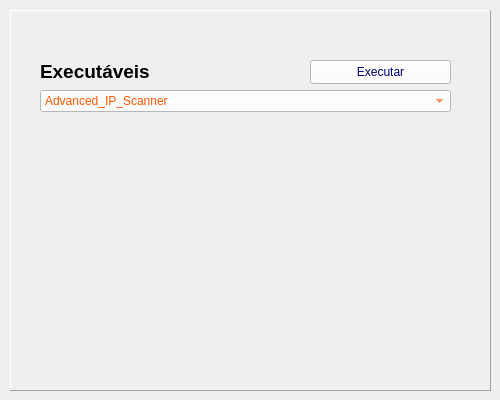
       <widget class="QWidget" name="pg_executaveis">
        <widget class="QFrame" name="frame_15">
         <property name="geometry">
          <rect>
           <x>10</x>
           <y>10</y>
           <width>481</width>
           <height>381</height>
          </rect>
         </property>
         <property name="frameShape">
          <enum>QFrame::Panel</enum>
         </property>
         <property name="frameShadow">
          <enum>QFrame::Raised</enum>
         </property>
         <widget class="QComboBox" name="comboBox_executaveis">
          <property name="geometry">
           <rect>
            <x>30</x>
            <y>80</y>
            <width>411</width>
            <height>22</height>
           </rect>
          </property>
          <property name="styleSheet">
           <string notr="true">background-color: rgb(255, 255, 255);
color: rgb(255, 85, 0);
font: 700 9pt &quot;Segoe UI&quot;;</string>
          </property>
          <item>
           <property name="text">
            <string>Advanced_IP_Scanner</string>
           </property>
          </item>
          <item>
           <property name="text">
            <string>AnyDesk</string>
           </property>
           <property name="icon">
            <iconset resource="icons_.qrc">
             <normaloff>:/icons/image/icons8-anydesk-32.png</normaloff>:/icons/image/icons8-anydesk-32.png</iconset>
           </property>
          </item>
          <item>
           <property name="text">
            <string>Ativador Mágico</string>
           </property>
          </item>
          <item>
           <property name="text">
            <string>CrystalDiskInfo</string>
           </property>
          </item>
          <item>
           <property name="text">
            <string>Drives de Rede 3DP</string>
           </property>
          </item>
          <item>
           <property name="text">
            <string>Rufus</string>
           </property>
          </item>
          <item>
           <property name="text">
            <string>WinToHDD_Free</string>
           </property>
          </item>
         </widget>
         <widget class="QLabel" name="label">
          <property name="geometry">
           <rect>
            <x>30</x>
            <y>50</y>
            <width>111</width>
            <height>21</height>
           </rect>
          </property>
          <property name="text">
           <string>&lt;html&gt;&lt;head/&gt;&lt;body&gt;&lt;p&gt;&lt;span style=&quot; font-size:14pt; font-weight:700;&quot;&gt;Executáveis&lt;/span&gt;&lt;/p&gt;&lt;/body&gt;&lt;/html&gt;</string>
          </property>
         </widget>
         <widget class="QPushButton" name="bt_executar_exe">
          <property name="geometry">
           <rect>
            <x>300</x>
            <y>50</y>
            <width>141</width>
            <height>24</height>
           </rect>
          </property>
          <property name="styleSheet">
           <string notr="true">QPushButton{
	background-color: rgb(255, 255, 255);
	color: rgb(0, 0, 127);
	font: 700 9pt &quot;Segoe UI&quot;;
}

QPushButton:hover{
	
	color: rgb(255, 255, 255);
	background-color:rgb(49,147,0)
}
</string>
          </property>
          <property name="text">
           <string>Executar</string>
          </property>
         </widget>
        </widget>
       </widget>
